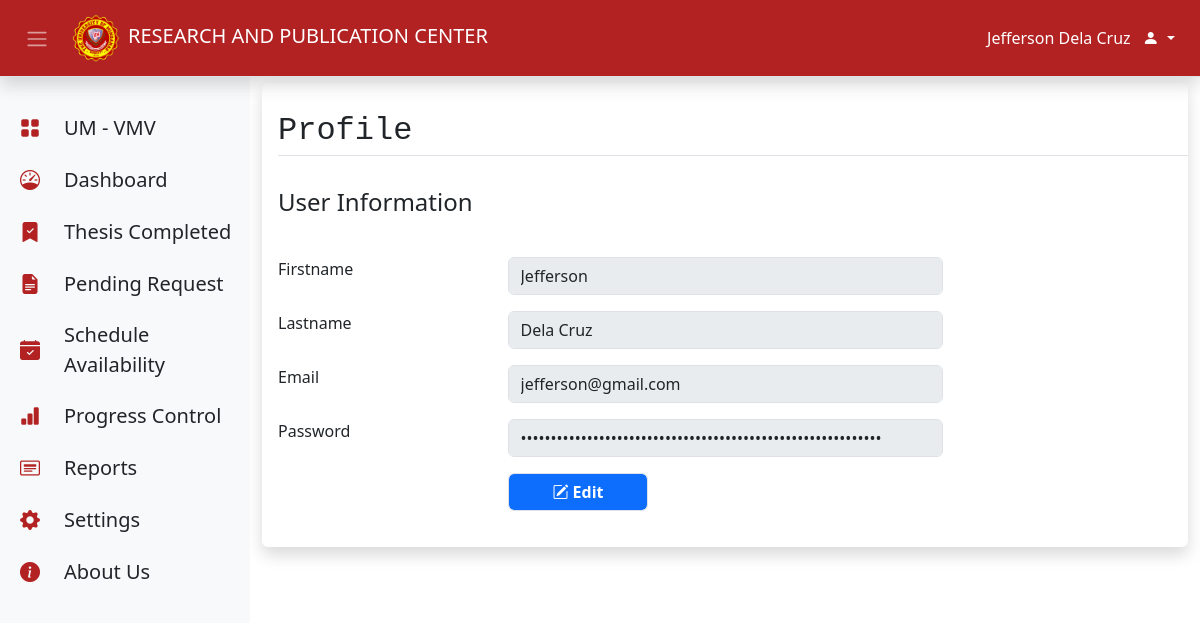
The app's page /profile.php (signed in) with its own data.
### tables this page shows
CREATE TABLE `users_information` (
  `id` int NOT NULL AUTO_INCREMENT,
  `first_name` varchar(50) NOT NULL,
  `last_name` varchar(50) NOT NULL,
  `email` varchar(100) NOT NULL,
  `user_password` varchar(100) NOT NULL,
  `type` varchar(30) NOT NULL,
  `zone` varchar(45) NOT NULL,
  PRIMARY KEY (`id`)
);

### admin_page/profile_content.php (the view, shortened to what this page needs)
<?php
$user_id = $_SESSION["id"];
$user_pass = $_SESSION["user_password"];
$sql = "SELECT * FROM `users_information` WHERE id = $user_id";
$result = mysqli_query($con, $sql);
if ($result->num_rows > 0) {
    while ($row = $result->fetch_assoc()) {
        $_SESSION["firstname"] =  $firstname = $row['first_name'];
        $_SESSION['lastname'] = $lastname = $row['last_name'];
        $_SESSION['email'] = $email = $row['email'];
    }
}; ?>
<div class="container-fluid pt-3">
    <div class="card border-0 shadow bg-body">
        <p class="fs-2 font-monospace mt-4 ms-3 border-bottom">Profile</p>
        <div class="card-body">
            <h4>User Information</h2>
        </div>
        <div class="card-body">
            <form action="">
                <div class="mb-3 row">
                    <label for="firstname" class="col-md-3 form-label">Firstname</label>
                    <div class="col-md-6">
                        <input type="text" class="form-control" id="firstname" value="<?php echo $firstname; ?>"
                            name="firstname" disabled>
                    </div>
                </div>
                <div class="mb-3 row">
                    <label for="lastname" class="col-md-3 form-label">Lastname</label>
                    <div class="col-md-6">
                        <input type="text" class="form-control" id="lastname" value="<?php echo $lastname; ?>"
                            name="lastname" disabled>
                    </div>
                </div>
                <div class="mb-3 row">
                    <label for="email" class="col-md-3 form-label">Email</label>
                    <div class="col-md-6">
                        <input type="text" class="form-control" id="email" value="<?php echo $email; ?>" name="email"
                            disabled>
                    </div>
                </div>
                <div class="mb-3 row">
                    <label for="password" class="col-md-3 form-label">Password</label>
                    <div class="col-md-6">
                        <input type="password" class="form-control" id="password" value="<?php echo $user_pass; ?>"
                            name="password" disabled>
                    </div>
                </div>
                <div class="mb-3 row">
                    <label for="password" class="col-md-3 form-label"></label>
                    <div class="col-md-4 mb-1">
                        <a href="editProfile.php"
                            class="form-control bg-primary w-50 text-white text-center fw-semibold text-decoration-none"><i
                                class="bi bi-pencil-square"></i> Edit</a>
                    </div>
                </div>
            </form>
        </div>
    </div>
</div>

### records on screen
users_information: firstname "Jefferson", lastname "Dela Cruz", email "jefferson@gmail.com"

### other values on screen
$_SESSION["first_name"] "Jefferson"
$_SESSION["last_name"] "Dela Cruz"
